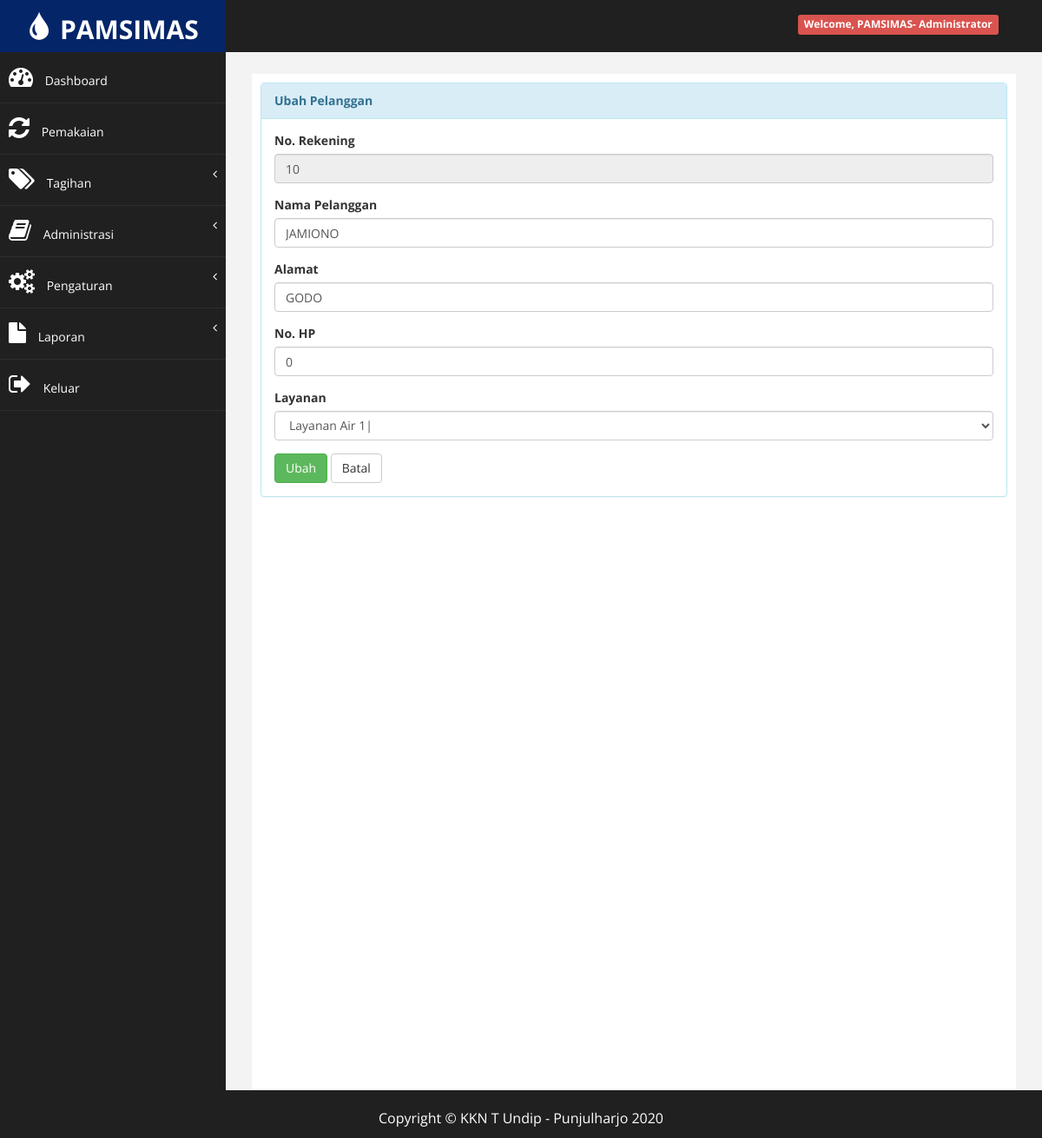
Screenshot of /?halaman=pelanggan_ubah&kode=10 (signed in) with the database file from the repository.
### tables this page shows
CREATE TABLE `tb_pelanggan` (
  `id_pelanggan` char(15) NOT NULL,
  `nama_pelanggan` varchar(20) NOT NULL,
  `alamat` varchar(40) NOT NULL,
  `no_hp` char(15) NOT NULL,
  `status` char(10) NOT NULL DEFAULT 'Aktif',
  `id_layanan` int(11) NOT NULL
);

CREATE TABLE `tb_layanan` (
  `id_layanan` int(11) NOT NULL,
  `layanan` varchar(20) NOT NULL,
  `tarif_dasar` int(11) NOT NULL,
  `tarif_1` int(11) NOT NULL,
  `tarif_2` int(11) NOT NULL,
  `admin` int(11) NOT NULL
);

### super/pelanggan/pelanggan_ubah.php (the view, shortened to what this page needs)
<?php
    if(isset($_GET['kode'])){
        $sql_cek = "SELECT * FROM tb_pelanggan WHERE id_pelanggan='".$_GET['kode']."'";
        $query_cek = mysqli_query($koneksi, $sql_cek);
        $data_cek = mysqli_fetch_array($query_cek,MYSQLI_BOTH);
    }
?>
<div class="panel panel-info">
    <div class="panel-heading">
        <b>Ubah Pelanggan</b>
    </div>
    <div class="panel-body">
        <div class="row">
            <div class="col-md-12">
                <form method="POST">
                    <div class="form-group">
                        <label>No. Rekening</label>
                        <input class="form-control" name="id_pelanggan" value="<?php echo $data_cek['id_pelanggan']; ?>" readonly/>
                    </div>
                    <div class="form-group">
                        <label>Nama Pelanggan</label>
                        <input class="form-control" name="nama_pelanggan" value="<?php echo $data_cek['nama_pelanggan']; ?>"/>
                    </div>
                    <div class="form-group">
                        <label>Alamat</label>
                        <input class="form-control" name="alamat" value="<?php echo $data_cek['alamat']; ?>"/>
                    </div>
                    <div class="form-group">
                        <label>No. HP</label>
                        <input class="form-control" name="no_hp" value="<?php echo $data_cek['no_hp']; ?>"/>
                    </div>
                    <div class="form-group">
                        <label>Layanan</label>
                        <select name="id_layanan" id="id_layanan" class="form-control" required>
                        <?php
                        $query = "select * from tb_layanan";
                        $hasil = mysqli_query($koneksi, $query);
                        while ($row = mysqli_fetch_array($hasil)) {
                        ?>
                        <option value="<?php echo $row['id_layanan'] ?>" <?=$data_cek['id_layanan'] == $row['id_layanan'] ? "selected" : null ?>>
                        <?php echo $row['layanan'] ?>| <?php echo $row['tarif'] ?></option>
                        <?php
                        }
                        ?>
                        </select>
                    </div>
                    <div>
                        <input type="submit" name="Ubah" value="Ubah" class="btn btn-success" >
                        <a href="?halaman=pelanggan_tampil" title="Kembali" class="btn btn-default">Batal</a>
                    </div>
            </div>
        </div>
    </div>
</div>
</div>

### assets/css/custom.css (style rules this page uses)
body { font-family: "Open Sans", sans-serif; }

### rows the page displays
tb_pelanggan: id_pelanggan "10", nama_pelanggan "JAMIONO", alamat "GODO", no_hp "0", id_layanan "Layanan Air 1|"

### other values shown
$data_nama_lengkap "PAMSIMAS"
$data_level "Administrator"
